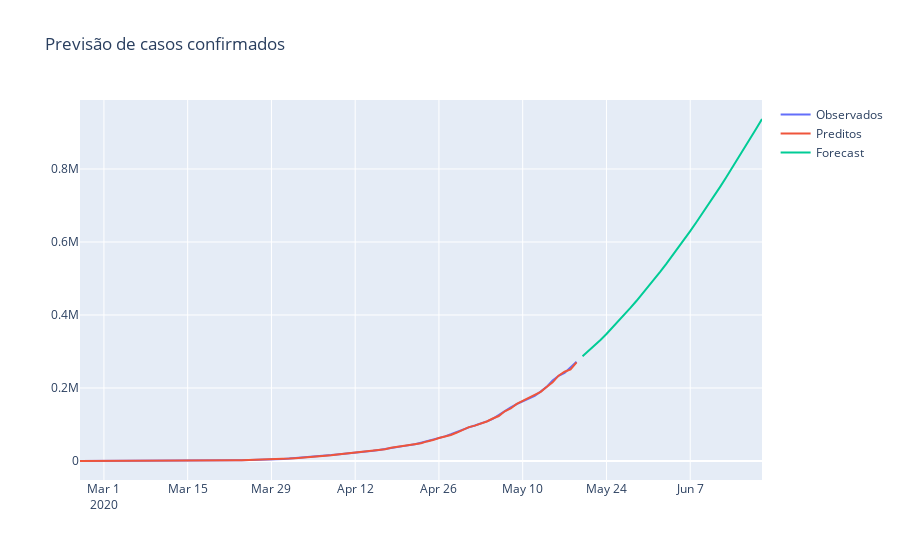

Here is the notebook cell this chart was saved with:
### Code cell
fig = go.Figure(go.Scatter(
    x=confirmados.index,
    y=confirmados,
    name="Observados"
))

fig.add_trace(go.Scatter(
    x=confirmados.index,
    y=modelo.predict_in_sample(),
    name="Preditos"
))
fig.add_trace(go.Scatter(
    x=pd.date_range("2020-05-20", "2020-06-20"),
    y=modelo.predict(31),
    name="Forecast"
))
fig.update_layout(title="Previsão de casos confirmados")
fig.show()
